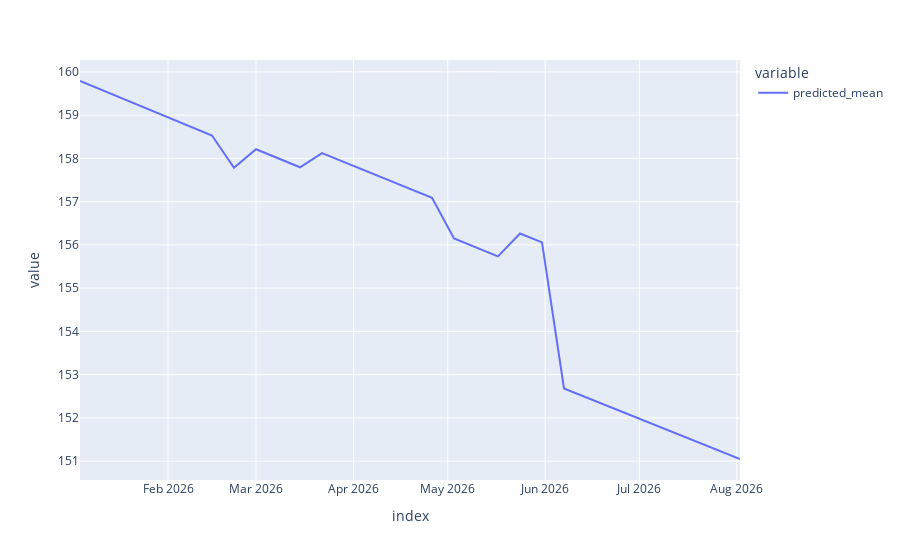

The notebook cell this image was saved under:
### Code cell
#forecasting for d =0


forecast = model_fit_d0.get_forecast(
    steps=len(future_X),
    exog = future_X
)


future=forecast.predicted_mean
pd.options.plotting.backend = 'plotly'
future.plot()


#forecast+previous data
final = pd.concat([series,future])
#final.to_csv('/Users/sazid/Documents/Daily Comm Predection Project/products wise data/Products Predicted Data/d=o/onion_refit_P.csv', index=True)
#final.plot()
future.plot()

### Figure 1 — Plotly figure (JSON) as saved in the notebook; plotly's stock layout.template omitted (floating-point values rounded to 4 significant figures)
{"data": [{"hovertemplate": "variable=predicted_mean<br>index=%{x}<br>value=%{y}<extra></extra>", "legendgroup": "predicted_mean", "line": {"color": "#636efa", "dash": "solid"}, "marker": {"symbol": "circle"}, "mode": "lines", "name": "predicted_mean", "orientation": "v", "showlegend": true, "type": "scatter", "x": ["2026-01-04T00:00:00", "2026-01-11T00:00:00", "2026-01-18T00:00:00", "2026-01-25T00:00:00", "2026-02-01T00:00:00", "2026-02-08T00:00:00", "2026-02-15T00:00:00", "2026-02-22T00:00:00", "2026-03-01T00:00:00", "2026-03-08T00:00:00", "2026-03-15T00:00:00", "2026-03-22T00:00:00", "2026-03-29T00:00:00", "2026-04-05T00:00:00", "2026-04-12T00:00:00", "2026-04-19T00:00:00", "2026-04-26T00:00:00", "2026-05-03T00:00:00", "2026-05-10T00:00:00", "2026-05-17T00:00:00", "2026-05-24T00:00:00", "2026-05-31T00:00:00", "2026-06-07T00:00:00", "2026-06-14T00:00:00", "2026-06-21T00:00:00", "2026-06-28T00:00:00", "2026-07-05T00:00:00", "2026-07-12T00:00:00", "2026-07-19T00:00:00", "2026-07-26T00:00:00", "2026-08-02T00:00:00"], "xaxis": "x", "y": [159.8, 159.6, 159.4, 159.2, 158.9, 158.7, 158.5, 157.8, 158.2, 158.0, 157.8, 158.1, 157.9, 157.7, 157.5, 157.3, 157.1, 156.1, 155.9, 155.7, 156.3, 156.1, 152.7, 152.5, 152.3, 152.1, 151.9, 151.7, 151.5, 151.3, 151.0], "yaxis": "y"}], "layout": {"autosize": true, "legend": {"title": {"text": "variable"}, "tracegroupgap": 0}, "margin": {"t": 60}, "xaxis": {"anchor": "y", "autorange": true, "domain": [0, 1], "range": ["2026-01-04", "2026-08-02"], "title": {"text": "index"}, "type": "date"}, "yaxis": {"anchor": "x", "autorange": true, "domain": [0, 1], "range": [150.6, 160.3], "title": {"text": "value"}, "type": "linear"}}}
